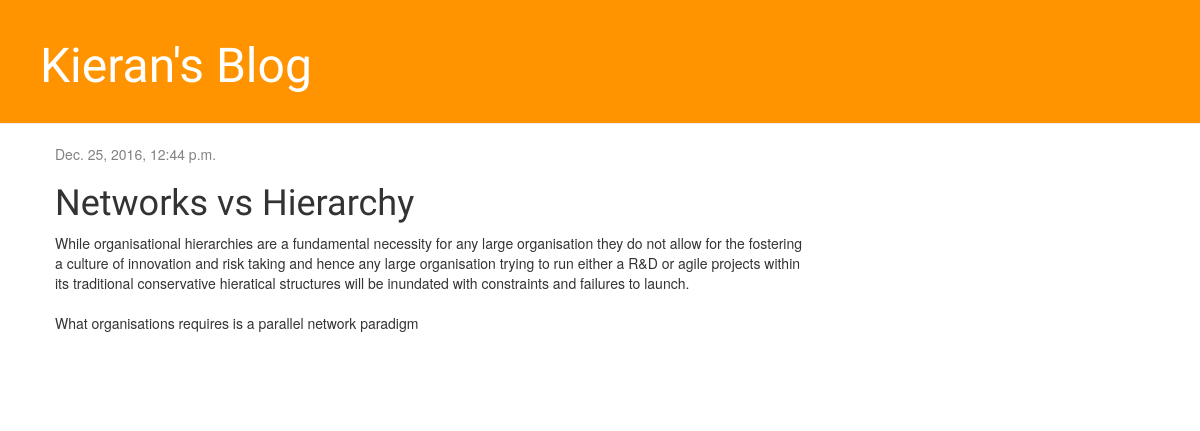
The app's page /post/1/ with its own data.
### blog/models.py (models this page shows, shortened)
class Post(models.Model):
    author = models.ForeignKey('auth.User')
    title = models.CharField(max_length=200)
    test = models.TextField()
    created_date = models.DateTimeField(default=timezone.now)
    published_date = models.DateTimeField(blank=True, null=True)

### blog/views.py (the view)
# urls.py: url(r'^post/(?P<pk>\d+)/$', views.post_detail, name='post_detail'),
def post_detail(request, pk):
    post = get_object_or_404(Post, pk=pk)
    return render(request, 'blog/post_detail.html', {'post': post})

### blog/templates/blog/post_detail.html
{% extends 'blog/base.html' %}
{% block content %}
    <div class="post">
        {% if post.published_date %}
            <div class="date">
                {{ post.published_date }}
            </div>
        {% endif %}
        <h1>{{ post.title }}</h1>
        <p>{{ post.test|linebreaksbr }}</p>
    </div>
{% endblock %}

### blog/templates/blog/base.html (shortened to what this page needs)
{% load staticfiles %}
<html>
    <head>
        <link rel="stylesheet" href="//maxcdn.bootstrapcdn.com/bootstrap/3.2.0/css/bootstrap.min.css">
        <link rel="stylesheet" href="//maxcdn.bootstrapcdn.com/bootstrap/3.2.0/css/bootstrap-theme.min.css">
        <link rel="stylesheet" href="{% static 'css/blog.css' %}">
    </head>
    <body>
    <div class="page-header">
        <h1><a href="/">Kieran's Blog</a></h1>
    </div>
    <div class="content container">
        <div class="row">
            <div class="col-md-8">
            {% block content %}
            {% endblock %}
            </div>
        </div>
    </div>
</body>
</html>

### records on screen
Post: published_date "Dec. 25, 2016, 12:44 p.m.", title "Networks vs Hierarchy", test "While organisational hierarchies are a fundamental necessity for any large organisation they do not allow for the fostering a culture of innovation and risk taking and hence any large organisation trying to run either a R&D or agile projects within its traditional conservative hieratical structures will be inundated with constraints and failures to launch. What organisations requires is a parallel network paradigm"
